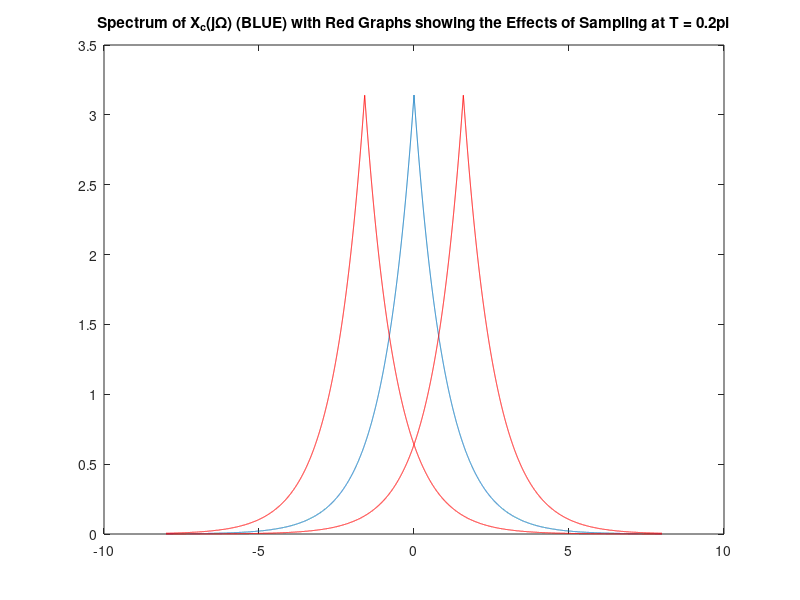
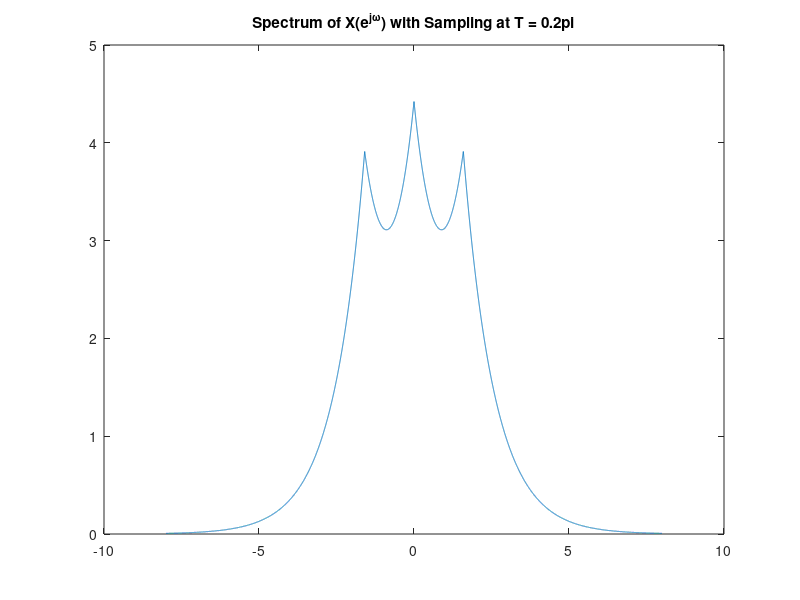

Write the MATLAB code that produced these figures, in order.
clc;
clear all;
close all;

% Problem # 36 part (a)
% x = -8:1/1000:8;
% y = pi*exp(-1.*abs(x));
% y_1 = pi*exp(-1.*abs(x + 0.3183));
% y_2 = pi*exp(-1.*abs(x - 0.3183));
% for N = 1:length(x)
%     y_final(N) = y_1(N) + y_2(N) + y(N);
% end
% 
% figure;
% plot(x,y);
% hold on
% plot(x, y_1, 'r');
% plot(x, y_2, 'r');
% hold off
% title('Spectrum of X_c(j\Omega) (BLUE) with Red Graphs showing the Effects of Sampling at T = pi');
% figure;
% plot(x, y_final);
% title('Spectrum of X(e^j^\omega) with Sampling at T = pi');

% Problem # 36 part (b)
% x = -8:1/1000:8;
% y = pi*exp(-1.*abs(x));
% y_1 = pi*exp(-1.*abs(x + 0.6366));
% y_2 = pi*exp(-1.*abs(x - 0.6366));
% for N = 1:length(x)
%     y_final(N) = y_1(N) + y_2(N) + y(N);
% end
% 
% figure;
% plot(x,y);
% hold on
% plot(x, y_1, 'r');
% plot(x, y_2, 'r');
% hold off
% title('Spectrum of X_c(j\Omega) (BLUE) with Red Graphs showing the Effects of Sampling at T = 0.5pi');
% figure;
% plot(x, y_final);
% title('Spectrum of X(e^j^\omega) with Sampling at T = 0.5pi');

% Problem # 36 part (c)
x = -8:1/1000:8;
y = pi*exp(-1.*abs(x));
y_1 = pi*exp(-1.*abs(x + 1.5915));
y_2 = pi*exp(-1.*abs(x - 1.5915));
for N = 1:length(x)
    y_final(N) = y_1(N) + y_2(N) + y(N);
end

figure;
plot(x,y);
hold on
plot(x, y_1, 'r');
plot(x, y_2, 'r');
hold off
title('Spectrum of X_c(j\Omega) (BLUE) with Red Graphs showing the Effects of Sampling at T = 0.2pi');
figure;
plot(x, y_final);
title('Spectrum of X(e^j^\omega) with Sampling at T = 0.2pi');

